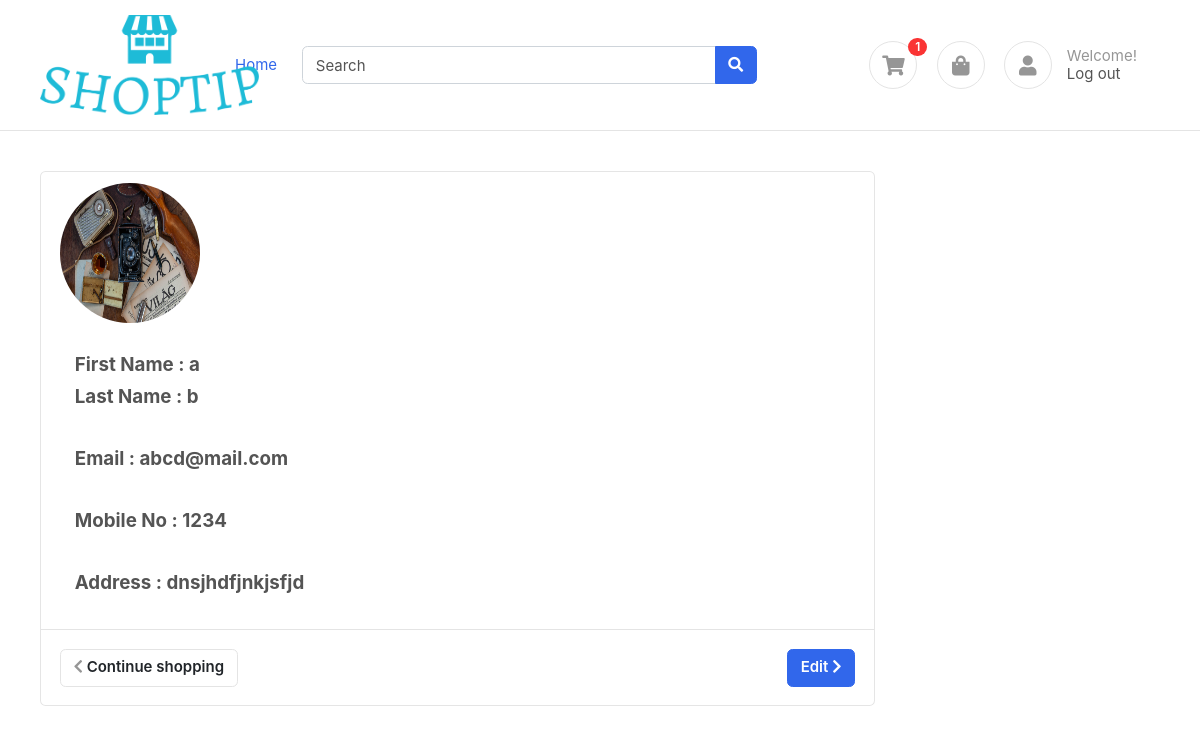
The app's page /accounts/profile/ (signed in) with its own data.
### accounts/models.py (models this page shows, shortened)
class Profile(BaseModel):
    user= models.OneToOneField(User,on_delete=models.CASCADE,related_name='profile')
    is_email_verified=models.BooleanField(default=False)
    email_token=models.CharField(max_length=50)
    profile_image= models.ImageField(upload_to='profile')
    address= models.TextField(max_length=200)
    mobile_no= models.CharField(max_length=10 )
    def get_cart_count(self):
        return CartItem.objects.filter(cart__is_paid=False, cart__user= self.user).count()

### accounts/views.py (the view)
# urls.py: path('profile/',get_profile,name='profile'),
def get_profile(request):
    user= request.user
    profile= Profile.objects.get(user=user)
    context={'profile':profile}
    return render(request,'accounts/profile.html',context)

### templates/accounts/profile.html
{% extends 'base/base.html' %}
{% block start %}
<section class="section-content padding-y">
    <div class="container">
        <div class="row">
            <main class="col-md-9">
                <div class="card">
                    <table class="table table-borderless table-shopping-cart">
                        <tbody>
                            <tr>
                                <td>
                                    <figure class="itemside ">
                                        <div class="aside"><img src="/media/{{profile.profile_image}}" class=" img-fluid img-md rounded-circle" alt="img"></div>
                                    </figure>
                                </td>
                            </tr>
                            <tr>
                                <td >
                                    <figure class="itemside ">
                                        <figcaption class="info mt-2">
                                            <p class="text-muted small"> <h5> First Name : {{profile.user.first_name}} </h5> <h5> Last Name : {{profile.user.last_name}} </h5> </p>
                                        </figcaption>
                                    </figure>
                                </td>
                            </tr>
                            <tr>
                                <td>
                                    <figure class="itemside ">
                                        <figcaption class="info mt-2">
                                            <p class="text-muted small"> <h5> Email : {{profile.user.email}} </h5> </p>
                                        </figcaption>
                                    </figure>
                                </td>
                            </tr>
                            <tr>
                                <td>
                                    <figure class="itemside ">
                                        <figcaption class="info mt-2">
                                            <p class="text-muted small"> <h5> Mobile No : {{profile.mobile_no}} </h5> </p>
                                        </figcaption>
                                    </figure>
                                </td>
                            </tr>
                            <tr>
                                <td>
                                    <figure class="itemside ">
                                        <figcaption class="info mt-2">
                                            <p class="text-muted small"> <h5> Address : {{profile.address}} </h5> </p>
                                        </figcaption>
                                    </figure>
                                </td>
                            </tr>
                        </tbody>
                    </table>
                    <div class="card-body border-top">
                        <a href="#" class="btn btn-primary float-md-right"> Edit <i class="fa fa-chevron-right"></i> </a>
                        <a href="{% url 'index' %}" class="btn btn-light"> <i class="fa fa-chevron-left"></i> Continue shopping </a>
                    </div>
                </div>
            </main>
        </div>
    </div>
</section>
{% endblock  %}

### templates/base/base.html (shortened to what this page needs)
<!DOCTYPE HTML>
<html lang="en">
<head>
<link href="/media/css/bootstrap.css" rel="stylesheet" type="text/css"/>
<link href="/media/fonts/fontawesome/css/all.min.css" type="text/css" rel="stylesheet">
<link href="/media/css/ui.css" rel="stylesheet" type="text/css"/>
<link href="/media/css/responsive.css" rel="stylesheet" />
</head>
<body>
	<header class="section-header">
		<section class="header-main border-bottom">
			<div class="container">
		<div class="row align-items-center">
			<div class="col-lg-2 col-4">
				<div class="brand-wrap">
					<img class="logo" src="/media/images/logos/logo.png" alt="img">
				</div>
			</div>
			<div class="text">
				<span class="text-muted"><a class="nav-link" href="{% url 'index' %}">Home</a></span>
			</div>
			<div class="col-lg-5 col-sm-12">
				<form action="#" class="search">
					<div class="input-group w-100">
						<input type="text" class="form-control" placeholder="Search">
						<div class="input-group-append">
						<button class="btn btn-primary" type="submit">
							<i class="fa fa-search"></i>
						</button>
						</div>
					</div>
				</form>
			</div>
			<div class="col-lg-4 col-sm-6 col-8">
				<div class="widgets-wrap float-md-right">
					<div class="widget-header  mr-3">
						<a href="{% url 'cart' %}" class="icon icon-sm rounded-circle border"><i class="fa fa-shopping-cart"></i></a>
						<span class="badge badge-pill badge-danger notify">
							{% if request.user %}
							{{request.user.profile.get_cart_count}}
							{% else %}
							<span>0</span>
							{% endif %}
						</span>
					</div>
					<div class="widget-header  mr-3">
						<a href="#" class="icon icon-sm rounded-circle border"><i class="fa fa-shopping-bag" aria-hidden="true"></i></a>
					</div>
					<div class="widget-header icontext">
						<a href="{% url 'profile' %}" class="icon icon-sm rounded-circle border"><i class="fa fa-user"></i></a>
						<div class="text">
							<span class="text-muted">Welcome!</span>
							<div>
								{% if request.user.is_authenticated %}
								<a href="{% url 'logout' %}">Log out</a>
								{% else %}
								<a href="{% url 'login' %}">Sign in</a> |
								<a href="{% url 'register' %}"> Register</a>
								{% endif %}
							</div>
						</div>
					</div>
				</div>
			</div>
		</div>
			</div>
		</section>
		</header>
	{% block start %}
	{% endblock  %}
	</body>
</html>

### public/static/css/ui.css (style rules this page uses)
html { font-family: 'Inter', sans-serif; font-size: 15px; }
.icon-xs, .icon-sm, .icon-md, .icon-lg { display: inline-block; text-align: center; flex-shrink: 0; flex-grow: 0; }
.icon-sm { width: 48px; height: 48px; line-height: 48px; font-size: 20px; }
.img-xs, .img-sm, .img-md, .img-lg { object-fit:fill; flex-shrink: 0; flex-grow: 0; }
.img-md { width: 140px; height: 140px; }
.padding-y { padding-top: 40px; padding-bottom: 40px; }
figure { margin-bottom: 0; }
.header-main { position: relative; padding-top: 1rem; padding-bottom: 1rem; }
.brand-wrap .logo, .navbar-brand .logo { margin-right: 7px; max-height: 100px; display: inline-block; }
.widget-header { display: inline-block; vertical-align: middle; position: relative; }
.widget-header a { color: #545454; }
.widget-header i { color: #969696; }
.widget-header .notify { position: absolute; top: -3px; right: -10px; }
.btn-light { background-color: #fff; border-color: #e4e4e4; }
.btn-light i { color: #969696; }
.itemside { position: relative; display: flex; width: 100%; }
.itemside .aside { position: relative; flex-shrink: 0; }
.itemside .info { padding-left: 15px; padding-right: 7px; }
.itemside p { margin-bottom: 0; }
.icontext { display: inline-flex; align-items: center; vertical-align: middle; }
.icontext .text { width: 100%; line-height: 1.2; color: #212529; }
.icontext .icon { position: relative; margin-right: 15px; flex-shrink: 0; flex-grow: 0; }
.notify { position: absolute; top: -4px; right: -10px; display: inline-block; padding: .25em .6em; font-size: 12px; line-height: 1; text-align: center; border-radius: 3rem; color: #fff; background-color: #fa3434; }
.table-shopping-cart.table td, .table-shopping-cart.table th { padding-left: 1.25rem; padding-right: 1.25rem; }

### records on screen
Profile: profile_image (picture), user.first_name "a", user.last_name "b", user.email "abcd@mail.com", mobile_no "1234", address "dnsjhdfjnkjsfjd"

### other values on screen
{{ request.user.profile.get_cart_count }} "1"
